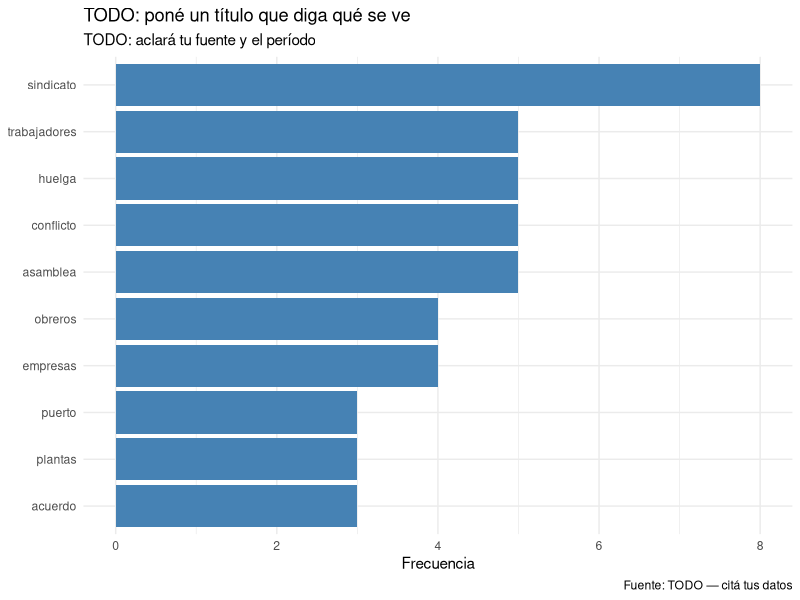

Write R code to recreate this figure.
## ---- chunk 1
#| message: false
#| warning: false

# Si te falta algún paquete, corré esto UNA vez y volvé a comentarlo:
# install.packages(c("tidyverse", "tidytext"))

library(tidyverse)   # leer, limpiar y transformar datos (incluye dplyr, stringr, ggplot2)
library(tidytext)    # análisis de texto, si tu fuente son palabras

# Pista para vos: a partir de acá, todo el trabajo es sobre TUS datos.
## ---- chunk 2
#| message: false

# TODO: poné la ruta a TU archivo. Si lo guardaste en la carpeta de datos del curso,
# la ruta relativa sería algo como "../datos/mi_archivo.csv".

# --- Si tus datos están en un CSV (lo más común) ---
# datos <- read_csv("../datos/MI_ARCHIVO.csv")

# --- Si es un Excel (necesitás el paquete readxl) ---
# library(readxl)
# datos <- read_excel("RUTA/A/MI_ARCHIVO.xlsx")

# --- Si es un único texto plano ---
# texto <- read_lines("RUTA/A/MI_ARCHIVO.txt")

# Mientras no cambies nada, dejamos cargado el corpus del curso para que la plantilla corra.
# BORRÁ esta línea cuando uses tus propios datos:
datos <- read_csv("../datos/notas_prensa.csv")

# Primer vistazo: nunca confíes a ciegas, MIRÁ lo que cargaste.
glimpse(datos)
## ---- chunk 3
# TODO: limpiá según lo que tengan TUS datos. Algunos ejemplos típicos:

datos_limpios <- datos |>
  # 1) Sacar espacios sobrantes al principio y al final de los textos
  mutate(across(where(is.character), str_squish))

# Otros arreglos frecuentes (descomentá y adaptá los que necesites):
# datos_limpios <- datos_limpios |>
#   mutate(texto = str_remove_all(texto, "<[^>]+>")) |>   # restos de HTML
#   mutate(texto = str_replace_all(texto, "&nbsp;", " ")) |>  # entidades HTML
#   filter(!is.na(texto))                                   # filas vacías

# Validá: ¿bajó o cambió algo? Compará el "antes" y el "después".
nrow(datos)          # cuántas filas tenías
nrow(datos_limpios)  # cuántas te quedaron
glimpse(datos_limpios)
## ---- chunk 4
# --- ANDAMIO A: contar / agrupar por una columna (para datos en tabla) ---
# TODO: cambiá "seccion" por la columna que querés resumir.

resumen <- datos_limpios |>
  count(seccion, sort = TRUE)   # ¿cuántos registros hay por cada categoría?

resumen
## ---- chunk 5
#| message: false

# --- ANDAMIO B: contar palabras (para fuentes textuales) ---
# TODO: cambiá "texto" por tu columna de texto. Ajustá tus propias "stopwords".

# Palabras vacías que no aportan sentido. AGREGÁ las que sobren en tu corpus.
vacias <- c("de", "la", "el", "que", "en", "y", "a", "los", "las", "un", "una",
            "del", "por", "con", "para", "se", "su", "al", "lo", "como", "más")

palabras <- datos_limpios |>
  unnest_tokens(palabra, texto) |>          # una palabra por fila
  filter(!palabra %in% vacias) |>           # saco las vacías
  count(palabra, sort = TRUE)               # las cuento

# Las 15 palabras más frecuentes: ¿asoma el relato de tu fuente en los números?
head(palabras, 15)
## ---- chunk 6
#| fig-width: 7
#| fig-height: 4.5

# TODO: cambiá "palabras" por tu tabla de resultados y ajustá las columnas.

palabras |>
  slice_max(n, n = 10) |>                       # me quedo con las 10 más frecuentes
  mutate(palabra = fct_reorder(palabra, n)) |>  # ordeno para que el gráfico se lea bien
  ggplot(aes(x = n, y = palabra)) +
  geom_col(fill = "steelblue") +
  labs(
    title = "TODO: poné un título que diga qué se ve",
    subtitle = "TODO: aclará tu fuente y el período",
    x = "Frecuencia",
    y = NULL,
    caption = "Fuente: TODO — citá tus datos"
  ) +
  theme_minimal()
## ---- chunk 7
# Ejemplo de validación cruzada: filtrá manualmente y contá vos mismo/a.
# TODO: adaptalo a TU fuente y compará el número con tu tabla de arriba.

datos_limpios |>
  filter(str_detect(texto, "paro")) |>   # cambiá "paro" por tu término
  nrow()                                  # ¿este número coincide con lo que esperabas?
